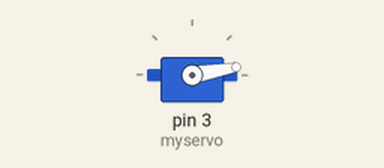
Simulated run of this sketch. Board: Arduino Uno, built with avr-gcc and run on an emulated ATmega328P. Parts: servo.

Above: at 0.05 s.
At 1.8 s:
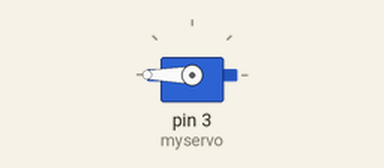
At 3.65 s:
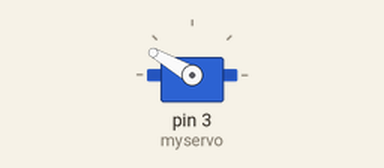
At 7.3 s:
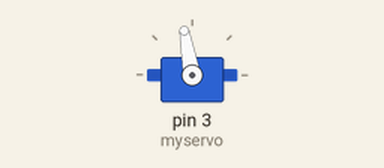
Timing chart, 0 to 9.5 s (numbered marks = the images above):
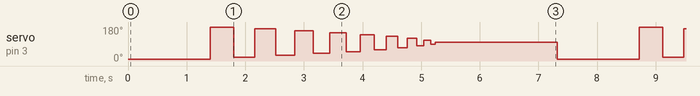

The sketch:

servo_como_rebote.ino
```cpp
#include <Servo.h>
Servo myservo;
void setup(){
  myservo.attach(3);
}
void loop(){
  myservo.write(10);
  //para que vaya a 10 grados y como es la primera vez que se mueve pues es donde empieza
  delay(1000);
  //para que espere
  for(int i=10, j=180, k=400; i<=90; i+=10, j-=10, k-=40){
    //hacemos que i sean 10 grados para que mire a la derecha, que j sea 180 grados para que muire a la izquierda,, i aumente 10, j disminuya 10, y que haga efecto de rebote, k(tiempo de espera entre cambio de lugar)es 400(numero que hace que se cordine bien) y vaya
    //disminuyendo segun se va acercando a 90 grados y asi da mayor sensacion de que tiene un mueye, disminuye de 40 en 40 porque coincide bien con el numerode rebotes teniendo en cuenta que empieza en 400.

    myservo.write(i);
    //hacemos que vaya a i
    delay(k);
    //hacemos que espere k(tiempo espera)
    myservo.write(j);
    //hacemos que vaya a j
    delay(k);
    //hacemos que espere k (tiempo espera)
  }
  delay(2000);
  //para que espere
}
```

Measured:
- by itself, servo on pin 3 (myservo): repeats every 7.3 s: 20° 0.36 s, 170° 0.36 s, 30° 0.32 s, 160° 0.32 s, 40° 0.28 s, 150° 0.28 s, 50° 0.24 s, 140° 0.24 s, 60° 0.20 s, 130° 0.20 s, 70° 0.16 s, 120° 0.16 s, 80° 0.12 s, 110° 0.12 s, 90° 0.08 s, 100° 2.1 s, 10° 1.4 s, 180° 0.40 s
